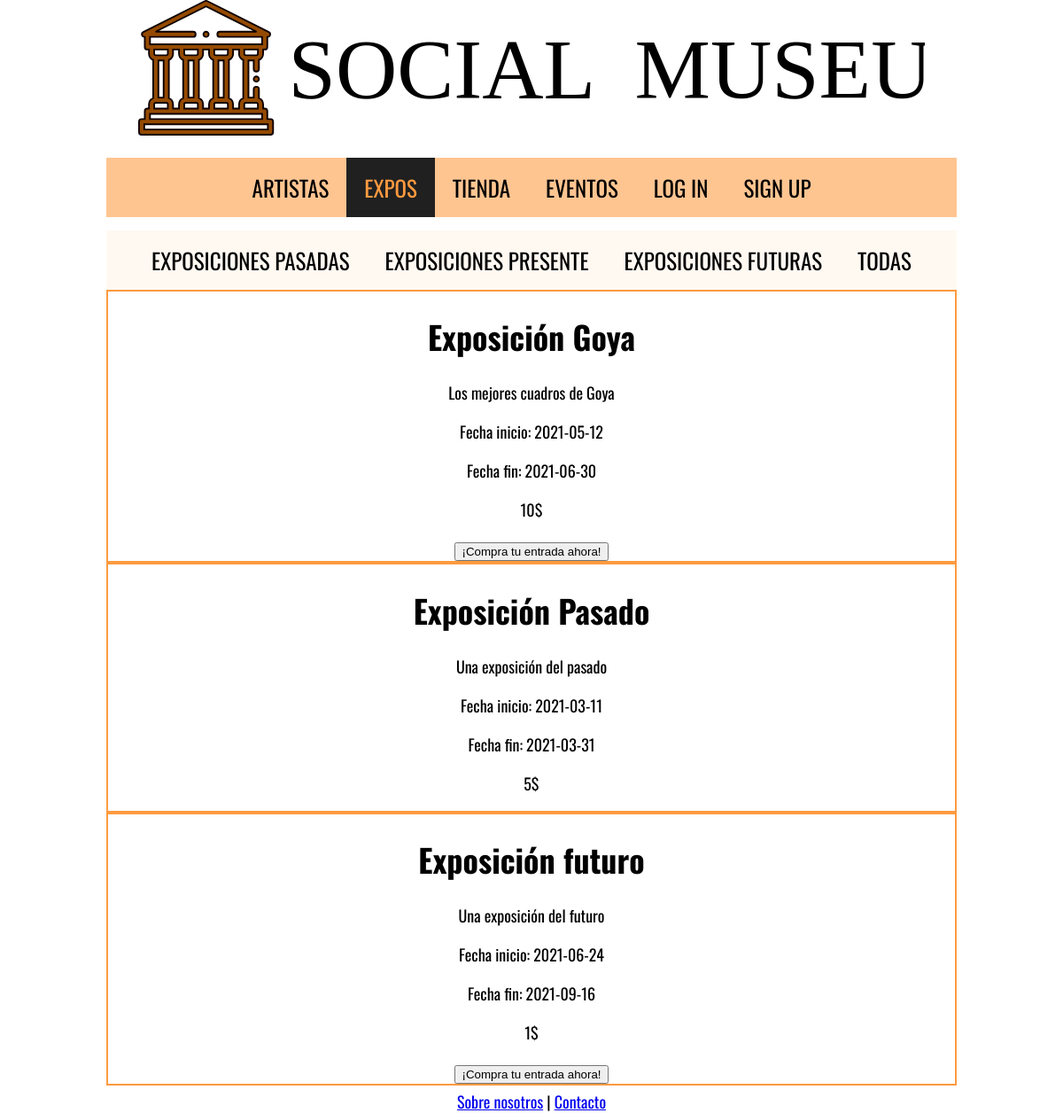
/expos.php, run on an earlier commit of the app's database.
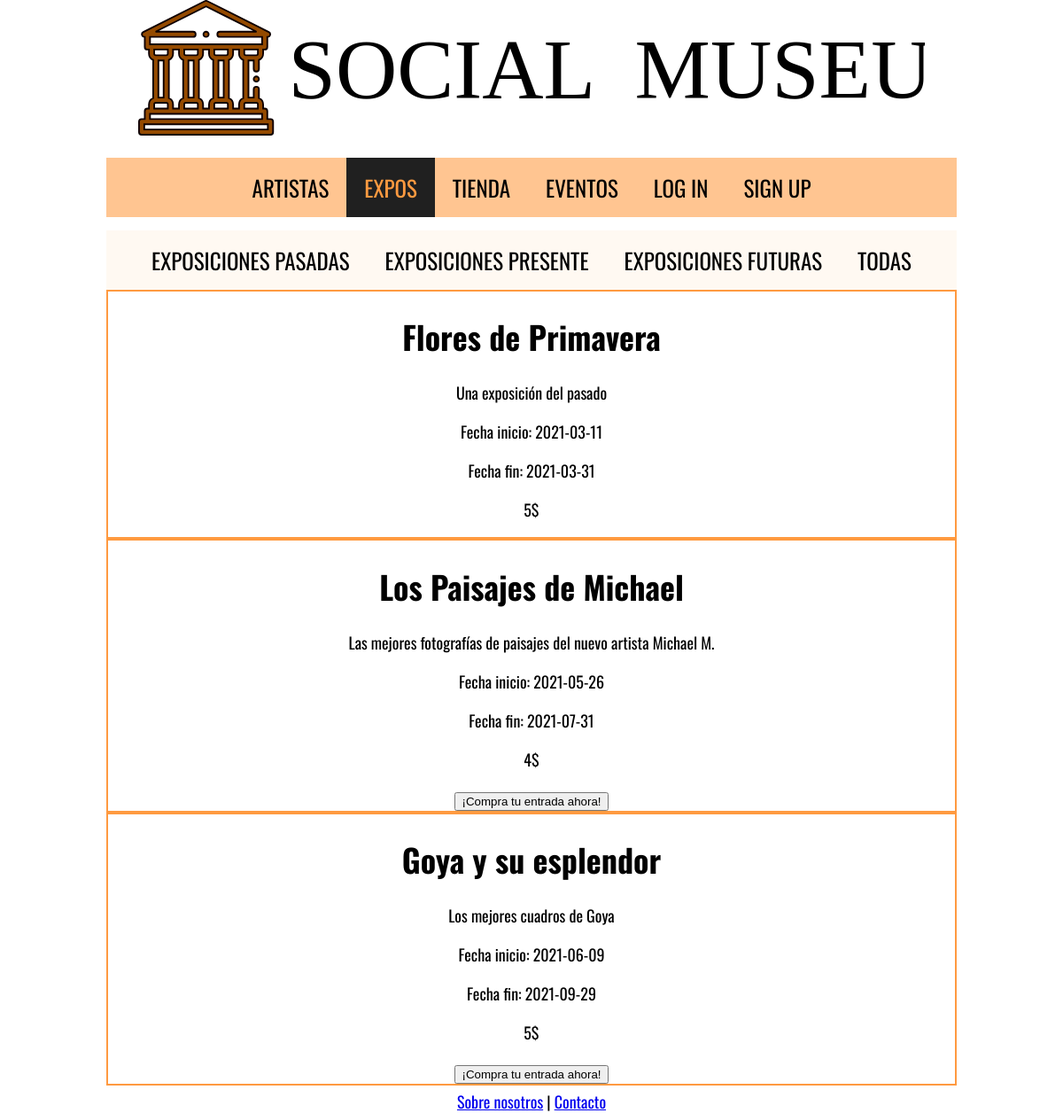
And on a later commit of the database.
### tables this page shows
CREATE TABLE `eventos` (
  `id` int(11) NOT NULL,
  `nombre` varchar(25) NOT NULL,
  `tipo` varchar(25) NOT NULL,
  `descripcion` varchar(255) DEFAULT NULL,
  `fecha_ini` date NOT NULL,
  `fecha_fin` date NOT NULL,
  `precio` float NOT NULL DEFAULT 0
);

### includes/Evento.php (called while the page is built, shortened)
<?php
class Evento
{
    private $descripcion;
    private $fecha_ini;
	private $fecha_fin;
	private $precio;
	private function __construct($nombre, $tipo, $descripcion, $fecha_ini, $fecha_fin, $precio)
    {
        $this->descripcion = $descripcion;
		$this->fecha_ini = $fecha_ini;
		$this->fecha_fin=$fecha_fin;
		$this->precio=$precio;
    }
    public function descripcion(){return $this->descripcion;}
	public function fecha_ini(){return $this->fecha_ini;}
	public function fecha_fin(){return $this->fecha_fin;}
	public function precio(){return $this->precio;}
    public static function buscaEvento($nombre, $tipo)
    {
        $app = Aplicacion::getInstance();
        $conn = $app->conexionBd();
		$query = sprintf("SELECT * FROM Eventos E WHERE E.nombre = '%s' AND E.tipo = '%s'",$conn->real_escape_string($nombre),$conn->real_escape_string($tipo));
        $rs = $conn->query($query);
        $result = false;
        if ($rs) {
            if ( $rs->num_rows == 1) {
                $fila = $rs->fetch_assoc();$evento = new Evento($fila['nombre'], $fila['tipo'], $fila['descripcion'], $fila['fecha_ini'], $fila['fecha_fin'], $fila['precio']);
                $evento->id = $fila['id'];
                $result = $evento;
            }
        } else {
            echo "Error al consultar en la BD: (" . $conn->errno . ") " . utf8_encode($conn->error);
            exit();
        }
        return $result;
    }
	public static function exposPorFecha($moment){
		$query = sprintf("SELECT nombre FROM Eventos WHERE tipo = 'Expo'");
		$app = Aplicacion::getInstance();
        $conn = $app->conexionBd();
        $rs = $conn->prepare($query);
        $rs->execute();
        $expos = $rs->get_result();
		return $expos;
	}
}

### includes/MostradorExpos.php (the view, shortened to what this page needs)
<?php
class MostradorExpos{
    public function muestra(){
        $moment = false;
	   $expos = Evento::exposPorFecha($moment);
        $filas = $expos->num_rows;
        $html = "";
        if($filas == 0){
            $html = <<<EOF
                <p> ¡No hay exposiciones! </p>
            EOF;
        }
        else{
            foreach($expos as $expo){
                $nombre = $expo['nombre'] ?? null;
                $html .= self::muestraExpo($nombre);
                }
            }
            return $html;
        }
	public function muestraExpo($nombre){
		$evento = Evento::buscaEvento($nombre, 'Expo');
        $descripcion = $evento->descripcion();
        $fechaI = $evento->fecha_ini();
        $fechaF = $evento->fecha_fin();
        $precio = $evento->precio();
        $html = "";
        if($fechaF < date('Y-m-d') && $fechaI < date('Y-m-d')){
            $html = <<<EOF
            <div class="product-info">
            <div class="product-text">
            <h1>$nombre</h1>
            <p>$descripcion </p>
            <p>Fecha inicio: $fechaI </p>
            <p>Fecha fin: $fechaF </p>
            </div>
            <div class="product-price-btn">
            <p><span>$precio</span>$</p>
            </div>
            </div>
            EOF;
        }
        else {
            $html = <<<EOF
            <div class="product-info">
            <div class="product-text">
            <h1>$nombre</h1>
            <p>$descripcion </p>
            <p>Fecha inicio: $fechaI </p>
            <p>Fecha fin: $fechaF </p>
            </div>
            <div class="product-price-btn">
            <p><span>$precio</span>$</p>
            <button type="button">¡Compra tu entrada ahora!</button>
            </div>
            </div>
            EOF;
        }
        return $html;
	}
}
?>

What changed in the data, as far as the page shows it:
removed eventos: nombre "Exposición Goya", descripcion "Los mejores cuadros de Goya", fecha_ini "2021-05-12", fecha_fin "2021-06-30", precio "10"
removed eventos: nombre "Exposición futuro", descripcion "Una exposición del futuro", fecha_ini "2021-06-24", fecha_fin "2021-09-16", precio "1"
changed eventos "Una exposición del pasado": nombre "Exposición Pasado" → "Flores de Primavera"
added eventos: nombre "Los Paisajes de Michael", descripcion "Las mejores fotografías de paisajes del nuevo artista Michael M.", fecha_ini "2021-05-26", fecha_fin "2021-07-31", precio "4"
added eventos: nombre "Goya y su esplendor", descripcion "Los mejores cuadros de Goya", fecha_ini "2021-06-09", fecha_fin "2021-09-29", precio "5"
